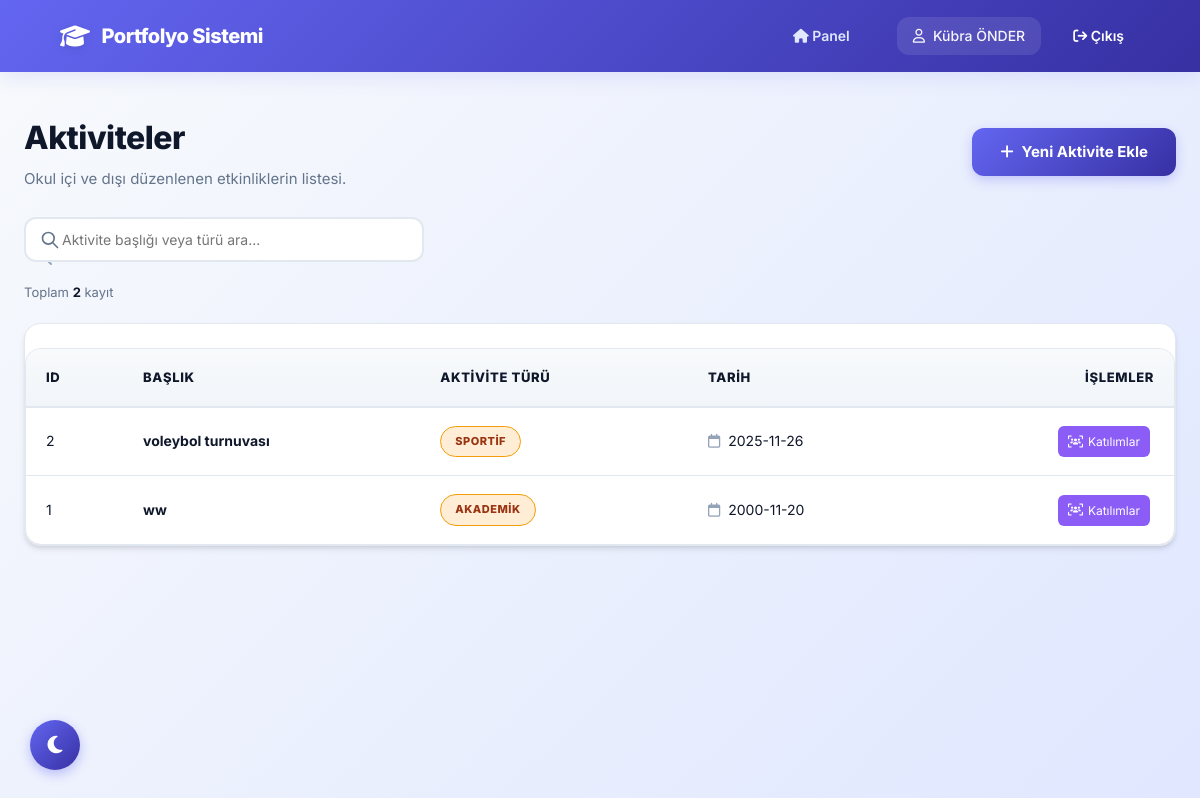
Page /aktiviteler.php (signed in) on the committed database.
### tables this page shows
CREATE TABLE `aktiviteler` (
  `id` int(11) NOT NULL,
  `tur_id` int(11) NOT NULL,
  `baslik` varchar(100) NOT NULL,
  `aciklama` text DEFAULT NULL,
  `tarih` date DEFAULT NULL
);

CREATE TABLE `aktivite_turleri` (
  `id` int(11) NOT NULL,
  `ad` varchar(50) NOT NULL,
  `aciklama` text DEFAULT NULL
);

### functions.php (called while the page is built, shortened)
<?php
function currentUserName(): string
{
      return $_SESSION['ad_soyad'] ?? '';
}

### aktiviteler.php (the view, shortened to what this page needs)
<?php
require_once 'functions.php';
$sql = "SELECT a.*, t.ad AS tur_adi
        FROM aktiviteler a
        LEFT JOIN aktivite_turleri t ON a.tur_id = t.id
        ORDER BY a.tarih DESC, a.id DESC";
$stmt = $pdo->query($sql);
$aktiviteler = $stmt->fetchAll();
?>
<!DOCTYPE html>
<html lang="tr">
<head>
      <link rel="stylesheet" href="https://cdnjs.cloudflare.com/ajax/libs/font-awesome/6.4.0/css/all.min.css">
      <link rel="stylesheet" href="style.css">
</head>
<body>
      <header class="topbar">
            <div class="logo">
                  <i class="fa-solid fa-graduation-cap"></i> Portfolyo Sistemi
            </div>
            <div class="user-info">
                  <a href="index.php" style="margin-right: 15px; color: #e0e7ff;"><i class="fa-solid fa-house"></i> Panel</a>
                  <span><i class="fa-regular fa-user"></i> <?= htmlspecialchars(currentUserName()); ?></span>
                  <a href="logout.php"><i class="fa-solid fa-arrow-right-from-bracket"></i> Çıkış</a>
            </div>
      </header>
      <main class="main-content">
            <div class="page-header-flex">
                  <div>
                        <h1>Aktiviteler</h1>
                        <p>Okul içi ve dışı düzenlenen etkinliklerin listesi.</p>
                  </div>
                  <a href="aktivite_ekle.php" class="btn">
                        <i class="fa-solid fa-plus"></i> Yeni Aktivite Ekle
                  </a>
            </div>
            <div style="margin-bottom: 15px; position: relative; max-width: 400px;">
                  <input type="text" id="tableSearch" placeholder="Aktivite başlığı veya türü ara..." style="padding-left: 36px; width: 100%;">
            </div>
            <div class="card" style="padding: 0; overflow: hidden;">
                  <table cellpadding="0" cellspacing="0">
                        <thead>
                              <tr>
                                    <th>ID</th>
                                    <th>Başlık</th>
                                    <th>Aktivite Türü</th>
                                    <th>Tarih</th>
                                    <th style="text-align: right;">İşlemler</th>
                              </tr>
                        </thead>
                        <tbody>
                              <?php foreach ($aktiviteler as $a): ?>
                                    <tr class="hover-row">
                                          <td><?= $a['id'] ?></td>
                                          <td><strong><?= htmlspecialchars($a['baslik']) ?></strong></td>
                                          <td>
                                                <span class="badge badge-orange"><?= htmlspecialchars($a['tur_adi']) ?></span>
                                          </td>
                                          <td>
                                                <i class="fa-regular fa-calendar" style="color:#94a3b8; margin-right:4px;"></i>
                                                <?= $a['tarih'] ?>
                                          </td>
                                          <td style="text-align: right;">
                                                <a href="aktivite_katilim.php?id=<?= $a['id'] ?>" class="action-btn btn-purple" title="Katılımcı Listesi">
                                                      <i class="fa-solid fa-users-viewfinder"></i> Katılımlar
                                                </a>
                                          </td>
                                    </tr>
                              <?php endforeach; ?>
                        </tbody>
                  </table>
            </div>
      </main>
</body>
</html>

### aktiviteler.php (style rules this page uses)
.action-btn { padding: 6px 10px; border-radius: 6px; color: #fff; font-size: 12px; margin-right: 4px; transition: opacity 0.2s; display: inline-flex; align-items: center; gap: 5px; }
.btn-purple { background-color: #8b5cf6; }
.page-header-flex { display: flex; justify-content: space-between; align-items: center; margin-bottom: 20px; }

### rows in the picture
aktiviteler: id "2", baslik "voleybol turnuvası", tur.ad "SPORTIF", tarih "2025-11-26"
aktiviteler: id "1", baslik "ww", tur.ad "AKADEMIK", tarih "2000-11-20"

### other values in the picture
currentUserName() "Kübra ÖNDER"
